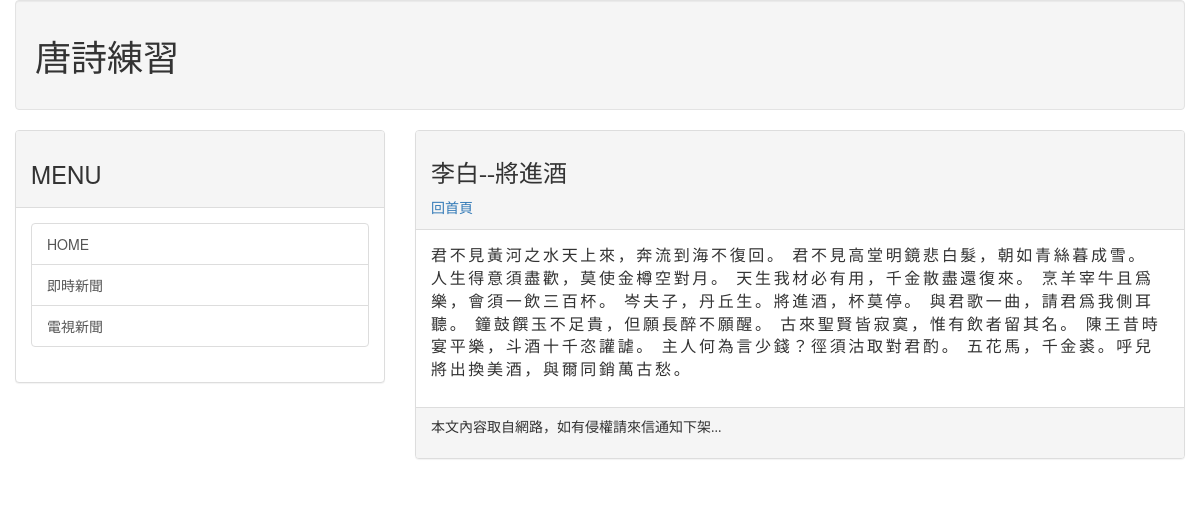
Screenshot of /tangpoetry/post/second with the database file from the repository.
### mainsite/models.py (models this page shows, shortened)
class Post(models.Model):
    title = models.CharField(max_length=200)
    slug = models.CharField(max_length=200)
    body = models.TextField()
    pub_date = models.DateTimeField(default=timezone.now)
    class Meta:
        ordering = ('-pub_date',)

### mainsite/views.py (the view)
# urls.py: path('post/<slug:slug>', views.tang_poetry_showpost)
def tang_poetry_showpost(request, slug):
    print(slug)
    try:
        post = models.Post.objects.get(slug = slug)
        if post != None:
            return render(request, 'tang_poetry/tang_poetry_post.html', locals())
    except:
        return redirect('/')

### templates/tang_poetry/tang_poetry_post.html (shortened to what this page needs)
{% extends 'tang_poetry/tang_poetry_base.html' %}
{% block headmessage %}
    <h3 style="font-family:微軟正黑體;">{{ post.title }}</h3>
    <a style="font-family:微軟正黑體;" href="/tangpoetry/">回首頁</a>
{% endblock %}
{% block content %}
        <p style="font-family:微軟正黑體; font-size:12pt; letter-spacing:2pt;">
            {{ post.body}}
        </p>
{% endblock %}

### rows the page displays
Post: title "李白--將進酒", body "君不見黃河之水天上來，奔流到海不復回。 君不見高堂明鏡悲白髮，朝如青絲暮成雪。 人生得意須盡歡，莫使金樽空對月。 天生我材必有用，千金散盡還復來。 烹羊宰牛且爲樂，會須一飲三百杯。 岑夫子，丹丘生。將進酒，杯莫停。 與君歌一曲，請君爲我側耳聽。 鐘鼓饌玉不足貴，但願長醉不願醒。 古來聖賢皆寂寞，惟有飲者留其名。 陳王昔時宴平樂，斗酒十千恣讙謔。 主人何為言少錢？徑須沽取對君酌。 五花馬，千金裘。呼兒將出換美酒，與爾同銷萬古愁。"
